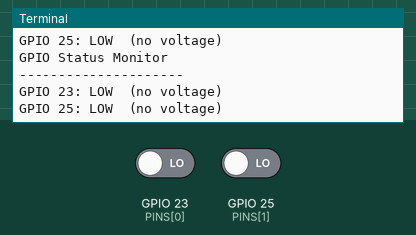
A program run on a simulated Raspberry Pi (BCM pin numbers). Parts: the last lines printed to the terminal. The test bench sets the inputs (shaded band); at power-on: GPIO 23 (PINS[0]) LOW, GPIO 25 (PINS[1]) LOW.

Above: at 1.2 s.
1.3 s: GPIO 23 (PINS[0]) driven HIGH
At 1.41 s:
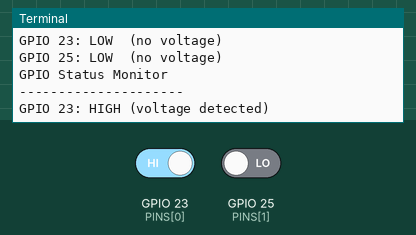
3.0 s: GPIO 25 (PINS[1]) driven HIGH
At 3.15 s:
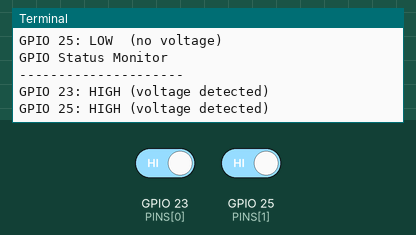

The program:

py_20250822_gpioAll_input.py
```python
import RPi.GPIO as GPIO
import time
import os

# Use BCM numbering
GPIO.setmode(GPIO.BCM)

# Pins to monitor
PINS = [23, 25]

# Setup pins as input
for pin in PINS:
    GPIO.setup(pin, GPIO.IN)

print("Monitoring GPIO 23 and 25 (press Ctrl+C to exit)")

try:
    while True:
        # Clear the console (works on Linux / macOS / Raspberry Pi)
        os.system("clear")

        print("GPIO Status Monitor\n---------------------")
        for pin in PINS:
            state = GPIO.input(pin)
            status = "HIGH (voltage detected)" if state == GPIO.HIGH else "LOW  (no voltage)"
            print(f"GPIO {pin}: {status}")

        time.sleep(0.1)

except KeyboardInterrupt:
    print("\nExiting...")

finally:
    GPIO.cleanup()
```

Measured:
- after the input at 1.3 s, the terminal: prints a new line after 0.11 s (image 1)
- after the input at 3.0 s, the terminal: prints a new line at once (image 2)
